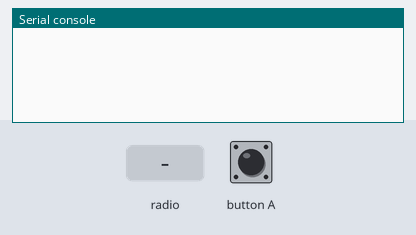
This program was run on a simulated BBC micro:bit (MakeCode). Parts: the last lines printed to the serial console. The test bench sets the inputs (shaded band). No radio messages arrive unless stated (any console line starting 'radio sent:' is added by the test bench); data-log rows are listed on the console.

Above: at 1.2 s.
1.3 s: button A pressed for 0.15 s
At 2.6 s:
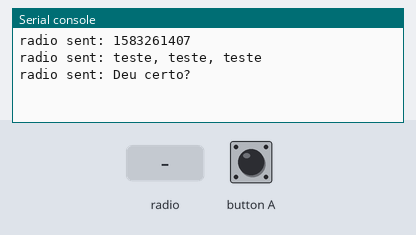
2.9 s: radio message "1" arrives
At 4.1 s:
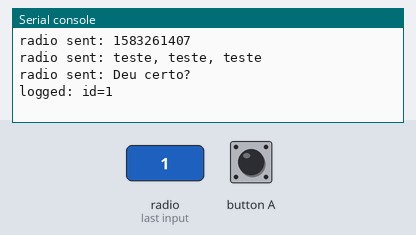
4.4 s: radio message "teste, teste, teste" arrives
At 5.5 s:
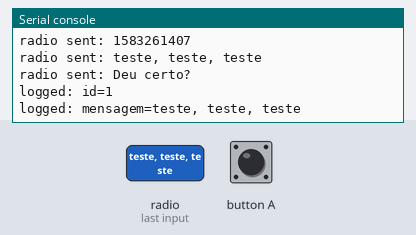
5.9 s: radio message "Deu certo?" arrives
At 6.7 s:
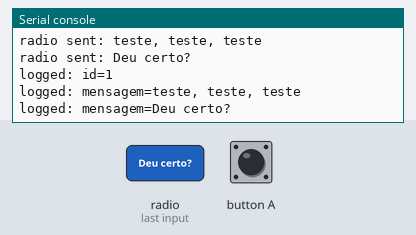

The program:

main.ts
```typescript
radio.onReceivedNumber(function (receivedNumber) {
    datalogger.log(datalogger.createCV("id", receivedNumber))
})
input.onButtonPressed(Button.A, function () {
    radio.sendNumber(control.deviceSerialNumber())
    radio.sendString("teste, teste, teste")
    radio.sendString("Deu certo?")
})
radio.onReceivedString(function (receivedString) {
    datalogger.log(datalogger.createCV("mensagem", receivedString))
})
radio.setGroup(7)
```

test.ts
```typescript
// testes vão aqui; isto não será compilado quando este pacote for usado como uma extensão.
```

Measured:
- after the input at 1.3 s, the serial console: prints a new line after 0.15 s (image 1)
- after the input at 2.9 s, the serial console: prints a new line at once (image 2)
- after the input at 4.4 s, the serial console: prints a new line at once (image 3)
- after the input at 5.9 s, the serial console: prints a new line at once (image 4)
